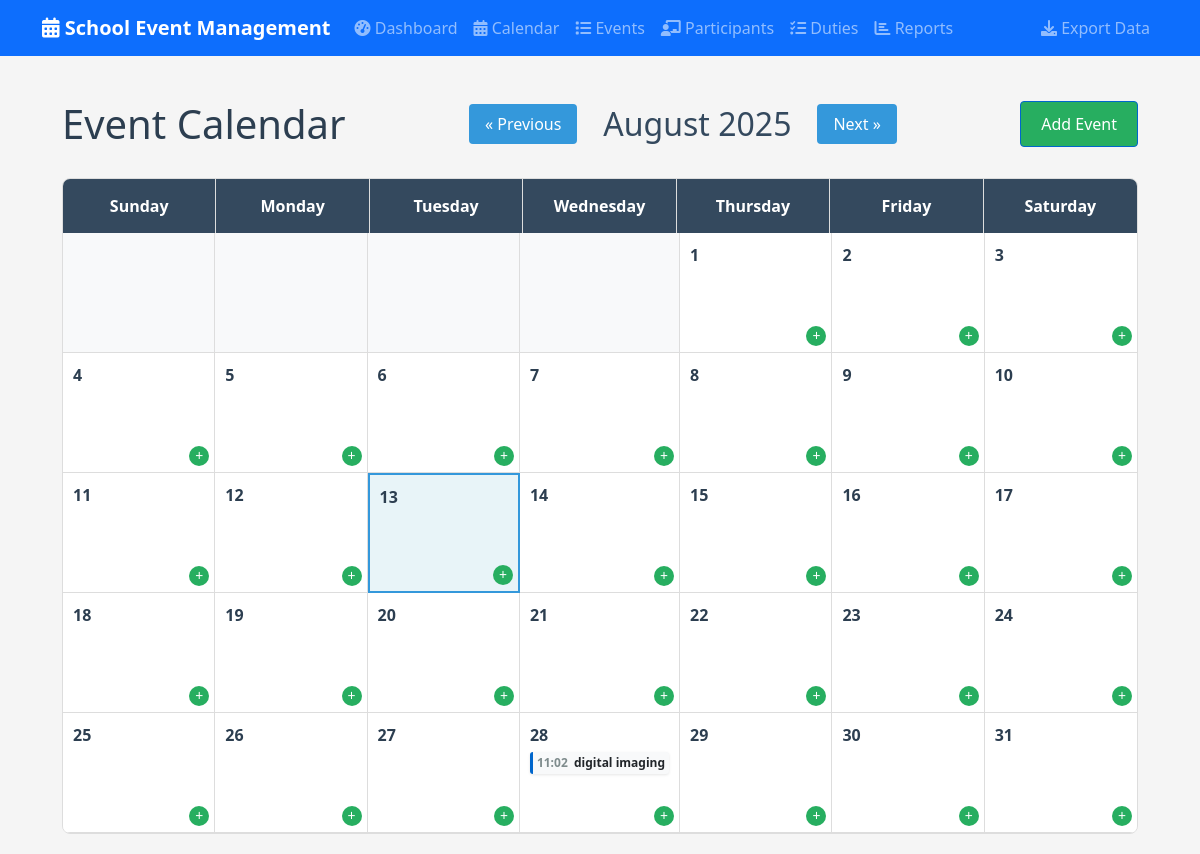
/calendar, run on an earlier commit of the app's database.
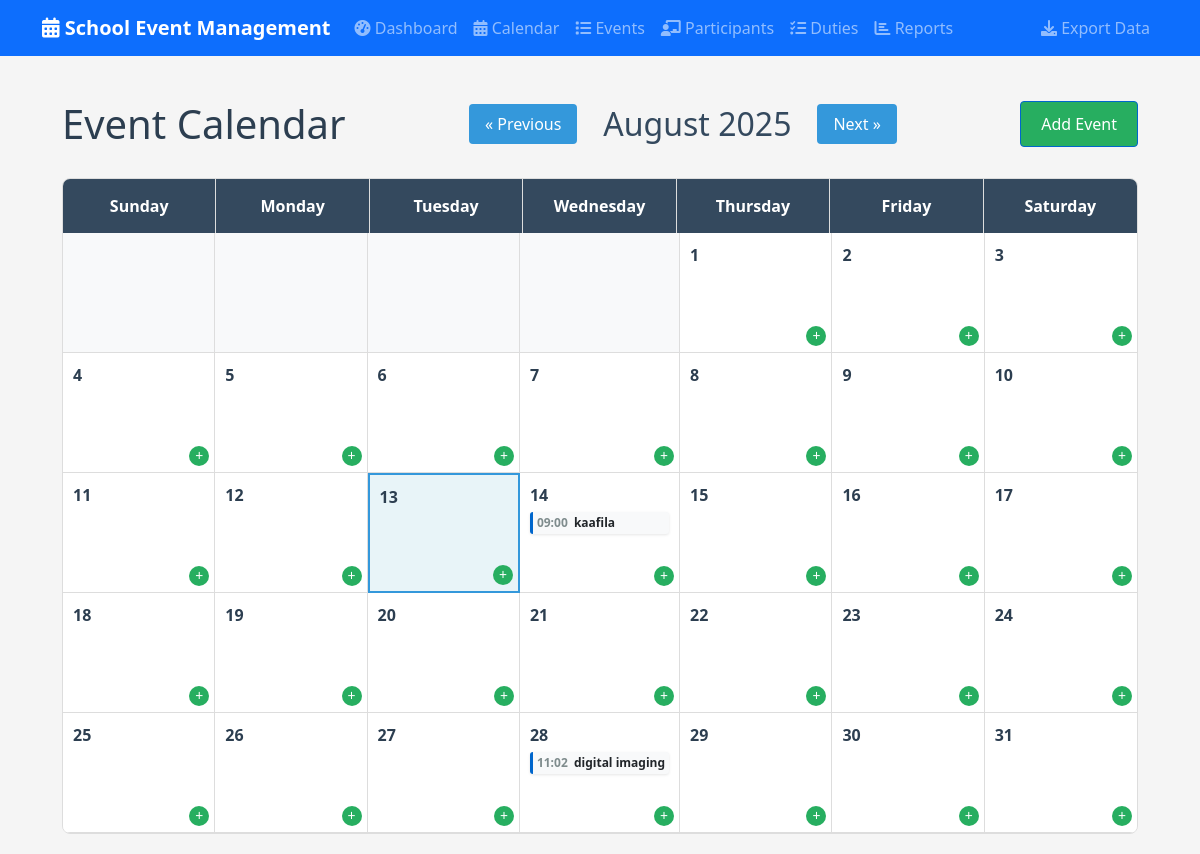
And on a later commit of the database.
### tables this page shows
CREATE TABLE events (
            id INTEGER PRIMARY KEY AUTOINCREMENT,
            name TEXT NOT NULL,
            type TEXT NOT NULL,
            event_date DATE NOT NULL,
            start_time TIME NOT NULL,
            end_time TIME NOT NULL,
            venue TEXT NOT NULL,
            description TEXT,
            host_school TEXT NOT NULL,
            participating_schools TEXT,
            status TEXT DEFAULT 'upcoming',
            created_at TIMESTAMP DEFAULT CURRENT_TIMESTAMP
        );

### app.py (the view)
@app.route('/calendar')
def calendar_view():
    year = int(request.args.get('year', datetime.now().year))
    month = int(request.args.get('month', datetime.now().month))
    calendar_data = get_calendar_data(year, month)
    return render_template('calendar.html', **calendar_data)

### app.py (called while the page is built)
def get_db_connection():
    conn = sqlite3.connect('events.db')
    conn.row_factory = sqlite3.Row
    return conn

### templates/calendar.html (shortened to what this page needs)
{% extends "base.html" %}
{% block content %}
<div class="calendar-container">
    <div class="calendar-header">
        <h1>Event Calendar</h1>
        <div class="calendar-navigation">
            <a href="{{ url_for('calendar_view', year=prev_year, month=prev_month) }}" class="nav-btn">&laquo; Previous</a>
            <h2>{{ month_name }} {{ year }}</h2>
            <a href="{{ url_for('calendar_view', year=next_year, month=next_month) }}" class="nav-btn">Next &raquo;</a>
        </div>
        <div class="calendar-actions">
            <a href="{{ url_for('add_calendar_event') }}" class="btn btn-primary">Add Event</a>
        </div>
    </div>
    <div class="calendar-grid">
        <div class="calendar-weekdays">
            <div class="weekday">Sunday</div>
            <div class="weekday">Monday</div>
            <div class="weekday">Tuesday</div>
            <div class="weekday">Wednesday</div>
            <div class="weekday">Thursday</div>
            <div class="weekday">Friday</div>
            <div class="weekday">Saturday</div>
        </div>
        <div class="calendar-days">
            {% for week in calendar %}
                {% for day in week %}
                    {% if day != 0 %}
                        {% set current_date = year ~ '-' ~ (month|string).zfill(2) ~ '-' ~ (day|string).zfill(2) %}
                        <div class="calendar-day {% if day == datetime.now().day and month == datetime.now().month and year == datetime.now().year %}today{% endif %}">
                            <div class="day-number">
                                <a href="{{ url_for('day_events', year=year, month=month, day=day) }}">{{ day }}</a>
                            </div>
                            <div class="day-events">
                                {% set day_str = year ~ '-' ~ (month|string).zfill(2) ~ '-' ~ (day|string).zfill(2) %}
                                {% if events_by_date.get(day_str) %}
                                    {% for event in events_by_date[day_str][:2] %}
                                        <div class="event-item">
                                            <span class="event-time">{{ event.start_time[:5] }}</span>
                                            <span class="event-name">{{ event.name[:20] }}{% if event.name|length > 20 %}...{% endif %}</span>
                                        </div>
                                    {% endfor %}
                                {% endif %}
                            </div>
                            <div class="add-event-link">
                                <a href="{{ url_for('add_calendar_event', year=year, month=month, day=day) }}" class="add-btn">+</a>
                            </div>
                        </div>
                    {% else %}
                        <div class="calendar-day empty"></div>
                    {% endif %}
                {% endfor %}
            {% endfor %}
        </div>
    </div>
</div>
{% endblock %}

What changed in the data, as far as the page shows it:
added events: start_time "09:00", name "kaafila", shown under "14"
